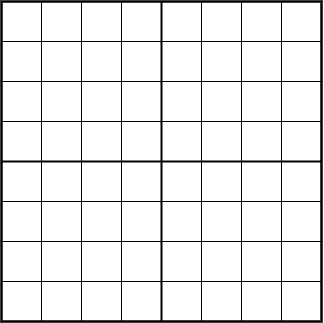
#> input picture mine/img_template/grid.png, 324 x 323 px; the run also reads 1 picture not shown here
$ python dataset_generation.py
#> lines starting #> are read from the running program, lines starting #| are printed output that depends on the picture
import os
import random

import cv2
import numpy as np
from PIL import Image
from PIL import ImageDraw
import pandas as pd

grid_org = Image.open("img_template/grid.png")
#> grid_org is the input picture: PIL image 324x323 RGBA; mean R, G, B, A 0, 0, 0, 20
legends_org = Image.open("img_template/legends.png")
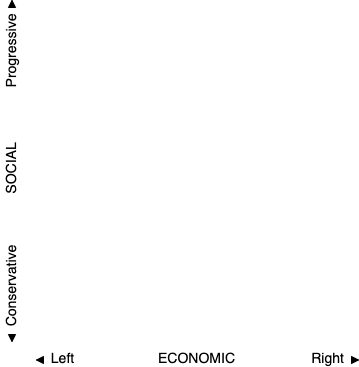
#> input picture mine/img_template/legends.png, 359 x 367 px
#> legends_org is the input picture: PIL image 359x367 RGBA; mean R, G, B, A 0, 0, 0, 2.7
background_org = Image.open("img_template/blank.png")
title1 = Image.open("img_template/title1.png")
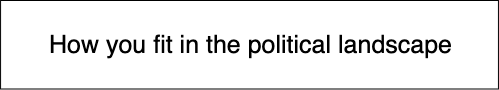
#> input picture mine/img_template/title1.png, 499 x 90 px
#> title1 is the input picture: PIL image 499x90 RGBA; mean R, G, B, A 0, 0, 0, 20.4
title2 = Image.open("img_template/title2.png")
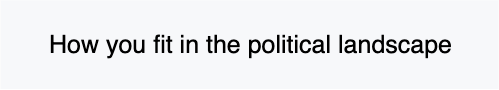
#> input picture mine/img_template/title2.png, 499 x 90 px
#> title2 is the input picture: PIL image 499x90 RGBA; mean R, G, B, A 230.9, 231.9, 233.7, 250.2
title3 = Image.open("img_template/title3.png")
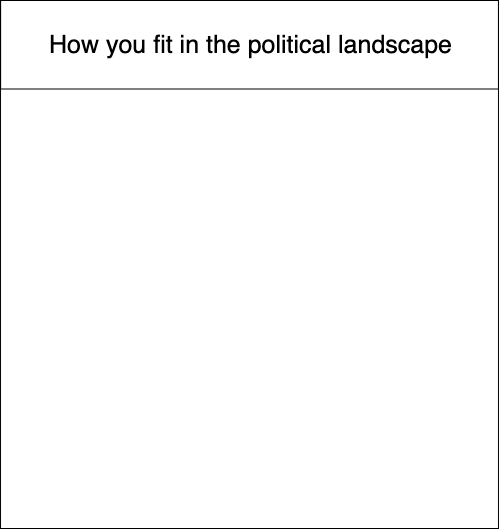
#> input picture mine/img_template/title3.png, 499 x 529 px
#> title3 is the input picture: PIL image 499x529 RGBA; mean R, G, B, A 0, 0, 0, 4.8

background_size = 512
dataset_sizes = [50000, 5000]
# dataset_sizes = [20, 10]


base_ds = './xy_dataset2'
os.mkdir(base_ds)

LPC_color = (215, 33, 33, 255)
GPC_color = (61, 155, 53, 255)
CPC_color = (9, 40, 85, 255)
BQ_color = (17, 60, 112, 255)
NDP_color = (244, 128, 4, 255)
YOU_color = (76, 78, 77, 255)
PPC_color = (68, 45, 123, 255)

colors = [NDP_color,
          GPC_color,
          YOU_color,
          LPC_color,
          BQ_color,
          CPC_color,
          PPC_color]

color_names = ['NDP',
               'GPC',
               'YOU',
               'LPC',
               'BQ',
               'CPC',
               'PPC']


# [32 lines left out: function draw_bar_graph, not called in this run]


def draw_rectangle(image, x, y, r=1, color=(255, 0, 0, 255)):
    draw = ImageDraw.Draw(image)

    r *= 1.5

    random_quarter = np.random.randint(0, 4)
    random_pos = np.random.uniform(0, r)

    a = 4 * r  # length
    b = 2 * r  # width

    if random_quarter == 0:  # top left
        bottom_right_x = x - random_pos
        bottom_right_y = y - np.sqrt((r ** 2) - (random_pos ** 2))

        top_left_x = bottom_right_x - a
        top_left_y = bottom_right_y - b

    elif random_quarter == 1:  # top right
        bottom_right_x = x + random_pos + a
        bottom_right_y = y - np.sqrt((r ** 2) - (random_pos ** 2))

        top_left_x = bottom_right_x - a
        top_left_y = bottom_right_y - b

    elif random_quarter == 2:  # bottom right

        top_left_x = x + random_pos
        top_left_y = y + np.sqrt((r ** 2) - (random_pos ** 2))

        bottom_right_x = top_left_x + a
        bottom_right_y = top_left_y + b

    elif random_quarter == 3:  # bottom left
        top_left_x = x - random_pos - a
        top_left_y = y + np.sqrt((r ** 2) - (random_pos ** 2))

        bottom_right_x = top_left_x + a
        bottom_right_y = top_left_y + b

    leftUpPoint = (top_left_x, top_left_y)
    rightDownPoint = (bottom_right_x, bottom_right_y)
    twoPointList = [leftUpPoint, rightDownPoint]

    draw.rectangle(twoPointList, fill=color)


def draw_circles(image, x, y, r=1, color=(255, 0, 0, 255)):
    draw = ImageDraw.Draw(image)

    r_bigger = r * 1.5

    leftUpPoint = (x - r_bigger, y - r_bigger)
    rightDownPoint = (x + r_bigger, y + r_bigger)
    twoPointList = [leftUpPoint, rightDownPoint]
    draw.ellipse(twoPointList, fill=color)

    r_bigger = r_bigger * 0.90
    leftUpPoint = (x - r_bigger, y - r_bigger)
    rightDownPoint = (x + r_bigger, y + r_bigger)
    twoPointList = [leftUpPoint, rightDownPoint]
    draw.ellipse(twoPointList, fill=(255, 255, 255, 255))

    leftUpPoint = (x - r, y - r)
    rightDownPoint = (x + r, y + r)
    twoPointList = [leftUpPoint, rightDownPoint]
    draw.ellipse(twoPointList, fill=color)

    draw_rectangle(image, x, y, r, color)


# create general dataset
# [115 lines left out: function create_dataset, not called in this run]


# create xy dataset
for split_dataset_size, split in zip(dataset_sizes, ['TRAIN', 'TEST']):

    os.mkdir(os.path.join(base_ds, f'images_{split}'))
    os.mkdir(os.path.join(base_ds, f'points_{split}'))

    color_names = ['NDP',
                   'GPC',
                   'YOU',
                   'LPC',
                   'BQ',
                   'CPC',
                   'PPC']

    dataset_info = {'img': [],
                    'x_min_NDP': [],
                    'y_min_NDP': [],
                    'x_max_NDP': [],
                    'y_max_NDP': [],
                    'label_NDP': [],
                    'x_min_GPC': [],
                    'y_min_GPC': [],
                    'x_max_GPC': [],
                    'y_max_GPC': [],
                    'label_GPC': [],
                    'x_min_YOU': [],
                    'y_min_YOU': [],
                    'x_max_YOU': [],
                    'y_max_YOU': [],
                    'label_YOU': [],
                    'x_min_LPC': [],
                    'y_min_LPC': [],
                    'x_max_LPC': [],
                    'y_max_LPC': [],
                    'label_LPC': [],
                    'x_min_BQ': [],
                    'y_min_BQ': [],
                    'x_max_BQ': [],
                    'y_max_BQ': [],
                    'label_BQ': [],
                    'x_min_CPC': [],
                    'y_min_CPC': [],
                    'x_max_CPC': [],
                    'y_max_CPC': [],
                    'label_CPC': [],
                    'x_min_PPC': [],
                    'y_min_PPC': [],
                    'x_max_PPC': [],
                    'y_max_PPC': [],
                    'label_PPC': []}

    for i in range(split_dataset_size):
        if i % 100 == 0:
            print(f'{i} / {split_dataset_size}')
        legend_size = np.random.randint(480, 512)
        grid_size = int(legend_size * 0.9)

        resize_factor = legend_size / legends_org.size[0]

        division_factor = np.random.randint(1, 4)
        recolored_grid = Image.fromarray(np.array(grid_org) // division_factor)

        legends = legends_org.resize((legend_size, legend_size))
        grid = recolored_grid.resize((grid_size, grid_size))

        background = background_org.resize((background_size, background_size))
        legends.paste(grid, (legend_size // 10, legend_size // 50), grid)

        max_offset = background_size - legend_size
        x_offset = np.random.randint(-1 * int(0.1 * legend_size) - 5, max_offset + 5)
        y_offset = np.random.randint(-5, max_offset + int(0.1 * legend_size) + 5)
        background.paste(legends, (x_offset, y_offset), legends)

        all_bboxes = []
        for idx, (colorname, color) in enumerate(zip(color_names, colors)):
            if colorname == 'BQ':
                if random.random() < 0.5:
                    dataset_info[f'x_min_{colorname}'] += [None]
                    dataset_info[f'y_min_{colorname}'] += [None]
                    dataset_info[f'x_max_{colorname}'] += [None]
                    dataset_info[f'y_max_{colorname}'] += [None]

                    dataset_info[f'label_{colorname}'] += [None]

                    continue

            random_x_circle = np.random.randint(int(x_offset) + legend_size // 10,
                                                grid_size + int(x_offset) + legend_size // 10)
            random_y_circle = np.random.randint(int(y_offset) + legend_size // 50,
                                                grid_size + int(y_offset) + legend_size // 50)
            random_circle_r = np.random.randint(grid_size // 40, grid_size // 30)

            draw_circles(background,
                         x=random_x_circle,
                         y=random_y_circle,
                         r=random_circle_r,
                         color=color)

            bbox = (random_x_circle - random_circle_r,
                    random_y_circle - random_circle_r,
                    random_x_circle + random_circle_r,
                    random_y_circle + random_circle_r)

            all_bboxes.append(bbox)

            dataset_info[f'x_min_{colorname}'] += [bbox[0]]
            dataset_info[f'y_min_{colorname}'] += [bbox[1]]
            dataset_info[f'x_max_{colorname}'] += [bbox[2]]
            dataset_info[f'y_max_{colorname}'] += [bbox[3]]

            dataset_info[f'label_{colorname}'] += [idx + 1]

        dataset_info['img'] += [f'images_{split}/{i}.png']

        background.save(os.path.join(base_ds, f'images_{split}/{i}.png'))

        for bbox in all_bboxes:
            draw_circles(background, bbox[2], bbox[3])
            draw_circles(background, bbox[0], bbox[1])
#> (the run stopped early here; a loop or call above may not have finished)
